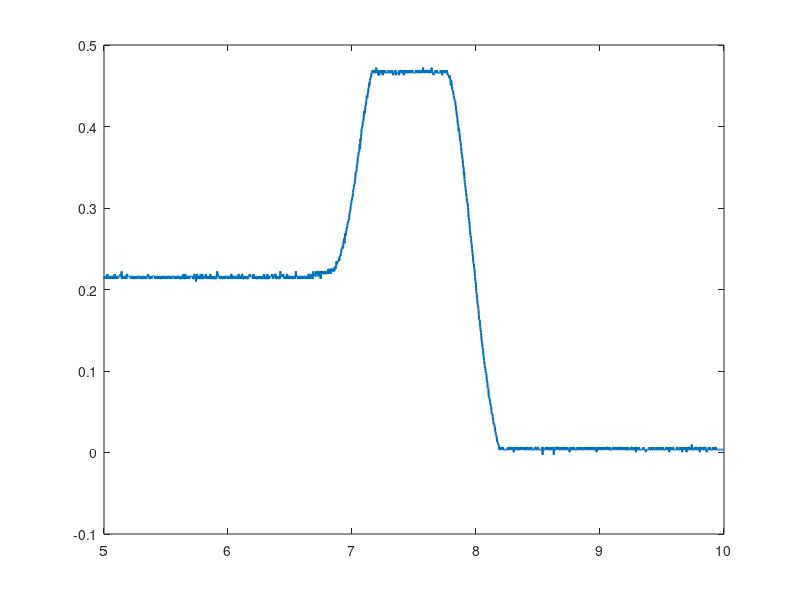

Recreate this plot in MATLAB. (Note: this script raises an error after producing the figure.)
%------------------- SETUP FOR FIGURE HOLD & CLEANUP ----------------------
for folding = true
    if exist('a','var') == 1
        if ishandle(a)
            p = get(a, 'Position')
        end
    end
    if exist('b','var') == 1
        if ishandle(b)
        q = get(b, 'Position')
        end
    end

    close all;
    clearvars -except p q
    clc;
end

%% ---------------------- READING DATA FROM FILE --------------------------

data = csvread('PRINT_12.CSV');

time = data(:,1)+10;  %making the time Possitive
voltage = data(:,2);

%% -------------------------- PLOTTING DATA -------------------------------

for folding = true
    if exist('p','var') == 1
        set(0, 'DefaultFigurePosition', p)
    end
end %<--setting figure position

a = figure;
plot(time, voltage, 'linewidth', 1.5);
%%
hold on;

%---------------------- CALCULATING CONSTANT VALUES -----------------------

Vmin =    mean(voltage( 667:1243,1)) %voltage mean from 3.3 to 6.2 in time

Vmax =    mean(voltage(1336:2000,1)) %voltage mean from 6.7 to 10 in time

equVolt = mean(voltage(   1: 591,1)) %voltage mean from 0 to 2.9 in time

middleVolt = ( (Vmax-Vmin)/2 ) +Vmin  %mid-range voltage

%---------------------- PLOTTING REFFERENCE LINES -------------------------

Ymin = zeros(size(voltage))+Vmin;
plot(time, Ymin,...
'linestyle', '--', 'linewidth', 1.2, 'color', '[ .2 .2 .2 ]');

Ymax = zeros(size(voltage))+Vmax;
plot(time, Ymax,...
'linestyle', '--', 'linewidth', 1.2, 'color', 'r');

Yequ = zeros(size(voltage))+equVolt;
plot(time, Yequ,...
'linestyle', '--', 'linewidth', 1.2, 'color', '[ 0 .6 0 ]');

Ymiddle = zeros(size(voltage))+middleVolt;
plot(time, Ymiddle,...
'linestyle', '--', 'linewidth', 1.2, 'color', '[ .6 0 .6 ]');

%% ---------------------------- PLOT SETTINGS -------------------------------

%limmiting the axes
%ylim([-.1 .5])
%xlim([ 0 3 ])

%title and axis labels added
title('Potentiometer Test')
xlabel('Time (s)')
ylabel('Voltage (V)')

%adding legend
legend('Angular movement in volt',...
       'Lower limmit',...
       'Upper limmit',...
       'Equlibrium point',...
       'Mid-range',...
       'Location', 'northwest' )

%setting grid style
grid on, grid minor;
set(gca,'GridLineStyle',':', 'GridColor', 'k', 'GridAlpha', .6)

hold off;

%% ---------------------- FURTHER CALCULATIONS ----------------------------

%Prints out the voltage offset
offsetVolt = middleVolt-equVolt

%Calculating resolution for convertion to rad and deg:
resRad = (1.5769)/(Vmax-Vmin)
resDeg = 90.35/(Vmax-Vmin)

%Calculating 10 deg from equlibrium point on either side:
tenDegFromEquRight = (-10-3.7)/resDeg  +  equVolt  % = 0.1651
tenDegFromEquLeft  = ( 10-3.7)/resDeg  +  equVolt  % = 0.2679

%% ----------------------- GENERAL CONVERTION -----------------------------

%----- TO VOLTAGE ------------------------

%Degrees to Voltage                             % Remember to take the
%Volt = (inputDeg)/resDeg  +  equVolt           % offset (3.7 deg) into
                                                % account (see graphs)
%Radians to Voltage
% Volt = (inputRad)/resRad  +  equVolt


%----- TO ANGLE --------------------------

%Voltage to Degrees
% Deg = (inputVolt - equVolt)*resDeg;

%Voltage to Radians
% Rad = (inputVolt - equVolt)*resRad;


%% -------------------------- EXAMPLE USE ---------------------------------

rad = (data(:,2) - equVolt)*resRad;
deg = (data(:,2) - equVolt)*resDeg;


%% ---------------------- PLOTTING THE EXAMPLE ----------------------------

for folding = true 
    if exist('q','var') == 1
        set(0, 'DefaultFigurePosition', q)
    end
end %<--setting figure position

b = figure;
subplot(1,2,1)
plot(time,deg)
%setting grid style
grid on, grid minor;
set(gca,...
    'GridLineStyle',':',...
    'GridColor', 'k',...
    'GridAlpha', .6,...
    'YTick', (-50:5:50))
    %'XLim', [ -.5  4 ]
title('Degree Range of Cubli')
xlabel('Time (s)')
ylabel('Degrees (^\circ)')

hold on;%---------- PLOTTING REFFERENCE LINES -----------------------------

YminDeg = (Ymin - equVolt) * resDeg;
plot(time, YminDeg,...
'linestyle', '--', 'linewidth', 1.2, 'color', '[ .2 .2 .2 ]');

YmaxDeg = (Ymax - equVolt) * resDeg;
plot(time, YmaxDeg,...
'linestyle', '--', 'linewidth', 1.2, 'color', 'r');

YequDeg = (Yequ - equVolt) * resDeg;
plot(time, YequDeg,...
'linestyle', '--', 'linewidth', 1.2, 'color', '[ 0 .6 0 ]');

YmiddleDeg = (Ymiddle - equVolt) * resDeg;
plot(time, YmiddleDeg,...
'linestyle', '--', 'linewidth', 1.2, 'color', '[ .6 0 .6 ]');

hold off;%-----------------------------------------------------------------

subplot(1,2,2)
plot(time,rad)
%setting grid style
grid on, grid minor;
set(gca,...
    'GridLineStyle',':',...
    'GridColor', 'k',...
    'GridAlpha', .6,...
    'YTick', (-8:.1:8))
    %'YLim', [ -.9 .9 ],...
    %'XLim', [ -.5  4 ]...
title('Radian Range of Cubli')
xlabel('Time (s)')
ylabel('Radians (rad)')

hold on;%---------- PLOTTING REFFERENCE LINES -----------------------------

YminRad = (Ymin - equVolt) * resRad;
plot(time, YminRad,...
'linestyle', '--', 'linewidth', 1.2, 'color', '[ .2 .2 .2 ]');

YmaxRad = (Ymax - equVolt) * resRad;
plot(time, YmaxRad,...
'linestyle', '--', 'linewidth', 1.2, 'color', 'r');

YequRad = (Yequ - equVolt) * resRad;
plot(time, YequRad,...
'linestyle', '--', 'linewidth', 1.2, 'color', '[ 0 .6 0 ]');

YmiddleRad = (Ymiddle - equVolt) * resRad;
plot(time, YmiddleRad,...
'linestyle', '--', 'linewidth', 1.2, 'color', '[ .6 0 .6 ]');

hold off;%-----------------------------------------------------------------

set(groot,'DefaultFigurePosition','remove')%<--Resets default fig position